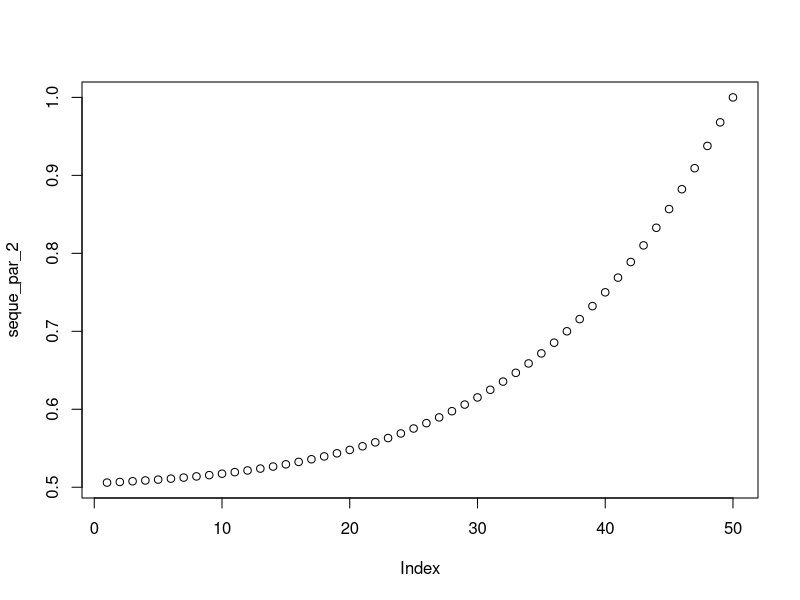
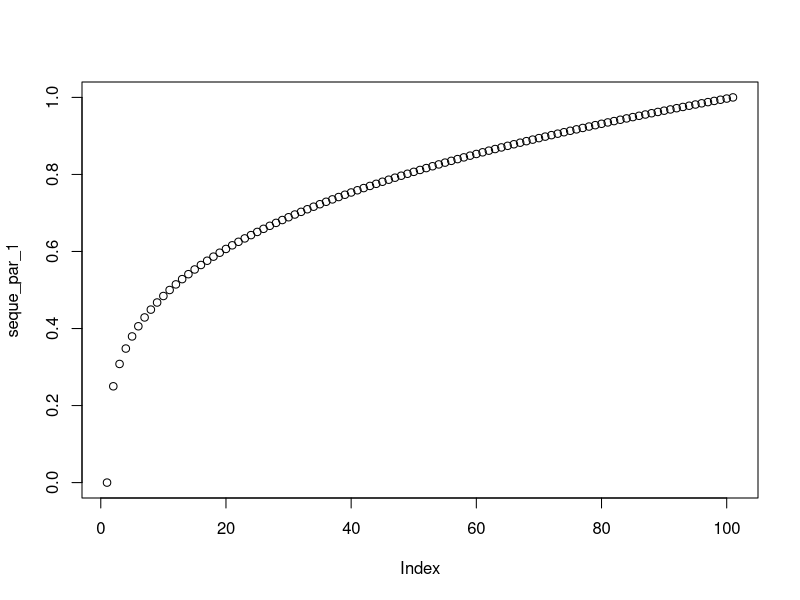
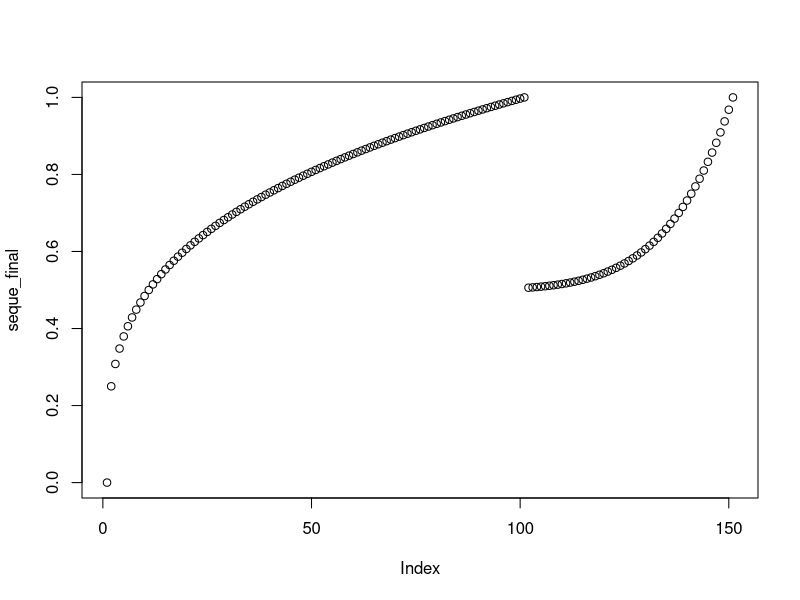
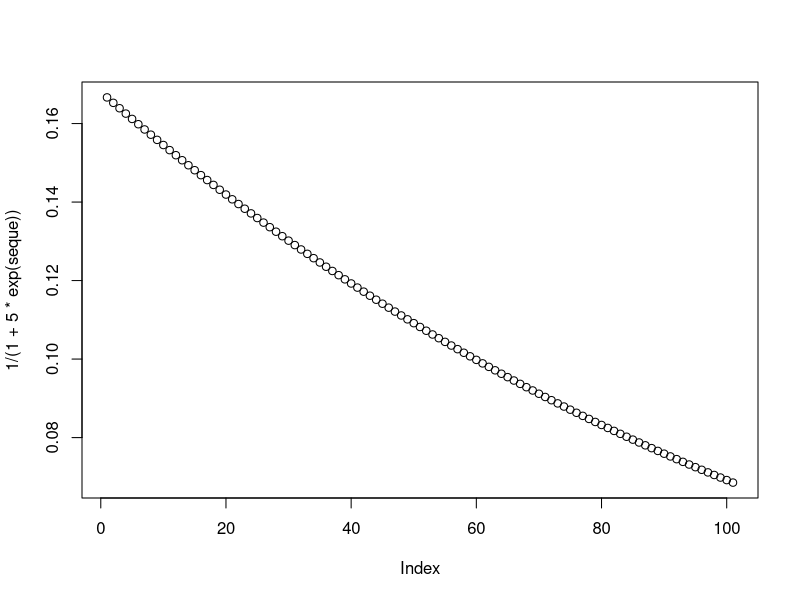
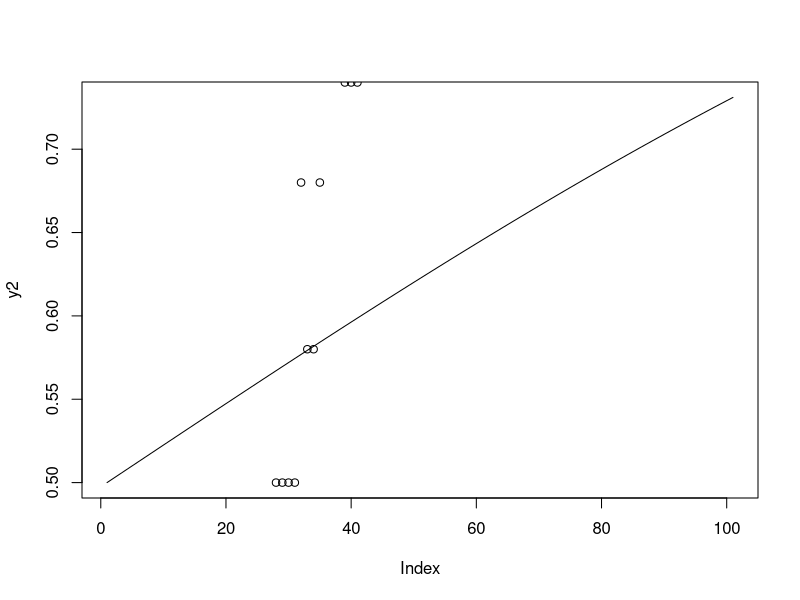

Recreate these plots in R, in order. (Note: this script raises an error after producing the figures.)
seque <- seq(0,1,0.01)
seque_par_1 <- seque[seque <0.1]




seque <- seq(0,1,0.01)
seque_par_1 <- seque**(log(0.5)/log(0.1))
seque_par_2 <- seque[seque >0.5]**(log(0.5)/log(1-0.1))/2 + 0.5
seque_final <-c(seque_par_1,seque_par_2)
plot(seque_par_2)
plot(seque_par_1)
plot(seque_final)

plot(1/(1+5*exp(seque)))

0.7**1.943358
0.9**6.5
log(0.5)/log(0.7)
0.25/2

# function needed for visualization purposes
sigmoid = function(params, x) {
  params[1] / (1 + exp(-params[2] * (x)))
}


x = 1:53
y = c(0,0,0,0,0,0,0,0,0,0,0,0,0,0.1,0.18,0.18,0.18,0.33,0.33,0.33,0.33,0.41,
      0.41,0.41,0.41,0.41,0.41,0.5,0.5,0.5,0.5,0.68,0.58,0.58,0.68,0.83,0.83,0.83,
      0.74,0.74,0.74,0.83,0.83,0.9,0.9,0.9,1,1,1,1,1,1,1)

# fitting code
fitmodel <- nls(y~a/(1 + exp(-b * (x-c))), start=list(a=1,b=.5,c=25))

# visualization code
# get the coefficients using the coef function
params=c(1,1,0.1)

y2 <- sigmoid(params,seque)
plot(y2,type="l")

points(y)
dglogis(5, 5, 1, 2)
library("rmutil")
dglogis(5, 5, 1, 2)
install.packages("grofit")

seque <- seq(0,1,0.01)

plot(1/(1+exp(-30*(seque-0.7))))
sum(1/(1+exp(-0*(seque-0.5)))-seque)**2


curve(logistic(x,a=1.702),-3,3,ylab="Probability of x",
      main="Logistic transform of x",xlab="z score units") 
#logistic with a=1.702 is almost the same as pnorm 
x <- seq(0,1,0.01)
x <- x**(log(0.5)/log(0.1))
zscore(x)
test <- logistic(x,d=0, a=1,c=0, z=1)
curve(logistic(x,d=0, a=1,c=0, z=1))
curve(pnorm(x),add=TRUE,lty="dashed")  
curve(logistic(x),add=TRUE)
text(2,.8, expression(alpha ==1))
text(2,1.0,expression(alpha==1.7))
curve(logistic(x),-4,4,ylab="Probability of x",
      main = "Logistic transform of x in logit units",xlab="logits")
curve(logistic(x,d=-1),add=TRUE)
curve(logistic(x,d=1),add=TRUE)
curve(logistic(x,c=.2),add=TRUE,lty="dashed")
text(1.3,.5,"d=1")
text(.3,.5,"d=0")
text(-1.5,.5,"d=-1")
text(-3,.3,"c=.2")
#demo of graded response model
curve(logistic.grm(x,r=1),-4,4,ylim=c(0,1),main="Five level response scale",
      ylab="Probability of endorsement",xlab="Latent attribute on logit scale")
curve(logistic.grm(x,r=2),add=TRUE)
curve(logistic.grm(x,r=3),add=TRUE)
curve(logistic.grm(x,r=4),add=TRUE)
curve(logistic.grm(x,r=5),add=TRUE)

text(-2.,.5,1)
text(-1.,.4,2)
text(0,.4,3)
text(1.,.4,4)
text(2.,.4,5)
library("psych")
